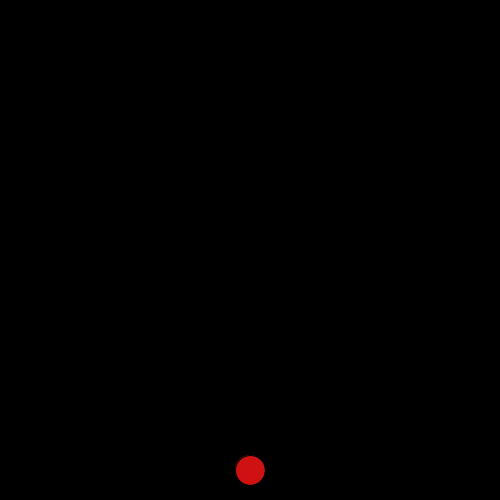
Frame 1 (no input)
Frame 60 (the mouse pressed at the canvas centre just before this capture): identical to frame 1, image omitted
Frame 120 (the mouse held since frame 60 and released just before this capture): identical to frame 1, image omitted

The Processing sketch that drew this single still picture (run headless with seeded random() and noise(); from frame 60 on, the mouse is pressed at the canvas centre):

// Processing sketch: p01_breakout
// ── p01_breakout.pde
Ball projectile;
Paddle paddle;

void setup(){
  size(500, 500);
  newProjectile(30);
  keyPressed();
  
}

void draw(){
  background(0);
  projectile.display();
}

//MAKE THE PROJECTILE
void newProjectile(int psize){
 float x = width/2;
 float y = height - psize;
 projectile = new Ball(new PVector (x,y), psize); 
 projectile.xspeed = 0;
 projectile.yspeed = 0;
}

void newPaddle(int h, int w){
 float x = width/2;
 float y = 50;
 paddle = new Paddle(new PVector (x,y), h, w); 
 paddle.xspeed = 0;
 paddle.yspeed = 0;
}
 
// USER HANDLING


void keyPressed(){
  if (keyCode == RIGHT){
    projectile.center.x += 1;
  }
    if (keyCode == LEFT){
    projectile.center.x -= 1;
  }
}

// ── classBall.pde
class Ball{
  //fields
  int xspeed, yspeed;
  int size;
  color c;
  PVector center;

  //constructor
  Ball(PVector ball, int s) {
    size = s;
    center = new PVector(ball.x, ball.y);
  }

  //methods

  //DISPLAY
  void display() {
    fill(#CE1111);
    circle(center.x, center.y, size);
  }

  //MOVE
  void move() {
    if (center.x > width - size/2 ||
      center.x < size/2) {
      xspeed*= -1;
    }
    if (center.y > height - size/2 ||
      center.y < size/2) {
      yspeed*= -1;
    }
    center.x+= xspeed;
    center.y+= yspeed;
  }


  //COLLISIONS
  void collision() {
  }
}// class ball

// ── classBrick.pde
class Brick {
 
  Brick[][] brick;
 int size;
  
  /***
  int width;
  int height;
  boolean alive;
  color c;
  PVector bCenter;
  
  //constructor
  Brick(PVector b, int h, int w){
    height = h;
    width = w;
    bCenter = new PVector(b.x, b.y);
  }

  //methods
  
  //DISPLAY
  void display(){
    c = color(0, 255, 0);
   fill(c);
   rect(bCenter.x, bCenter.y, width, height);
  }
  
  //DID THE BRICK DIE?!
  void hit(boolean alive){
    
  }
  
  
  ***/
}

// ── classPaddle.pde
class Paddle {
  int height;
  int width;
  PVector center;
  color c;
  int xspeed, yspeed;
  
  //constructor
  Paddle(PVector p, int h, int w){
    height = h;
    width = w;
    center = new PVector(p.x, p.y);
  }
  
  //methods 
  void display(){
    fill(#3F11CE);  
    rectMode(CENTER);
    rect(center.x, center.y, width, height);
  }
  
  void move() {
      if (center.x > width || center.x < width ){
      xspeed*= -1;
    }
    if (center.y > height ||  center.y < height) {
      yspeed*= -1;
    }
    center.x+= xspeed;
    center.y+= yspeed;
    
  }
  
  
  
}


//// if the ball hits the middle of paddle it goes straight up. 
//if it hits more to the edge, it goes on an angle/diagonally.
